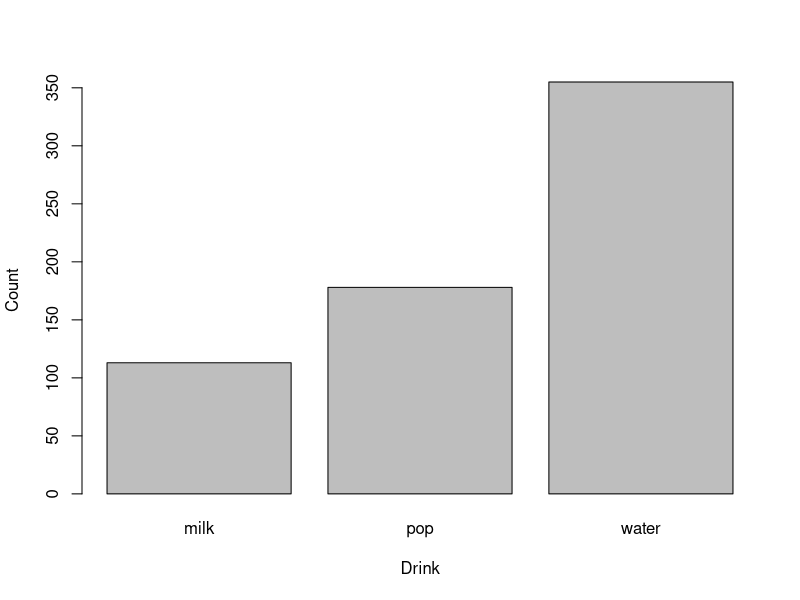
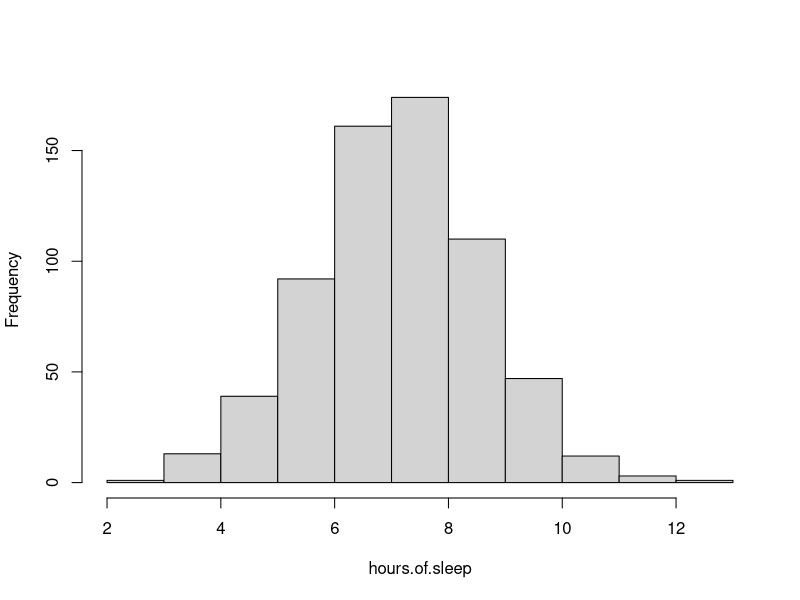
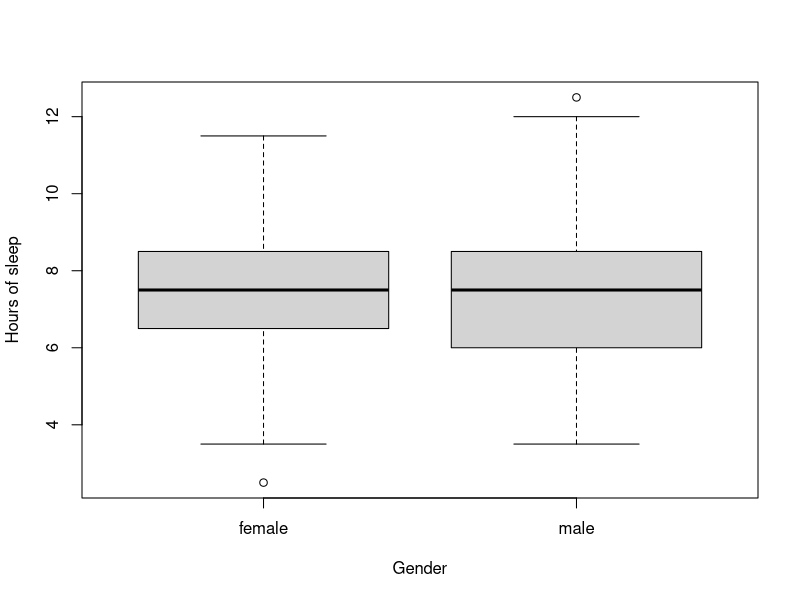
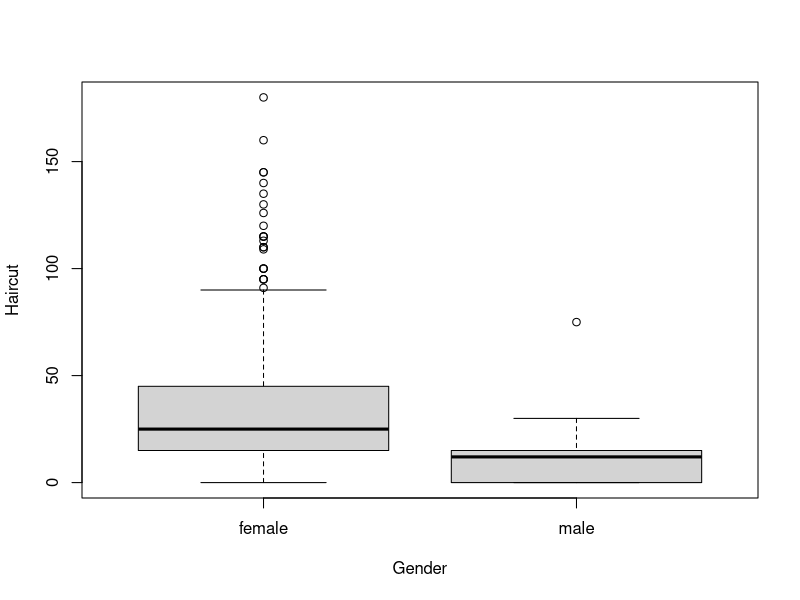
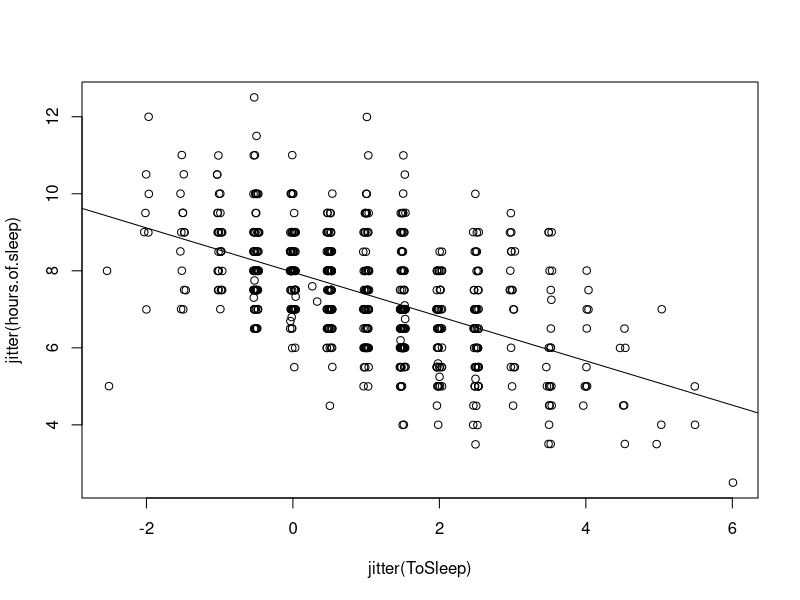
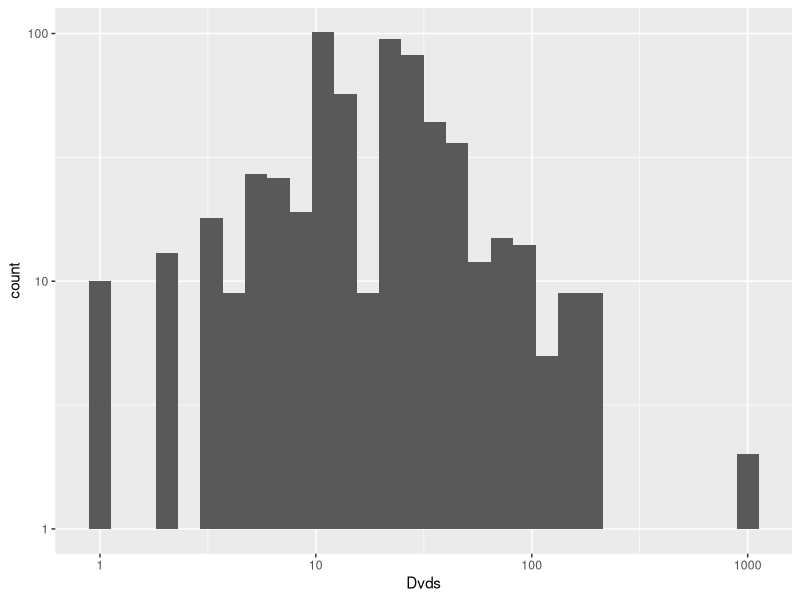
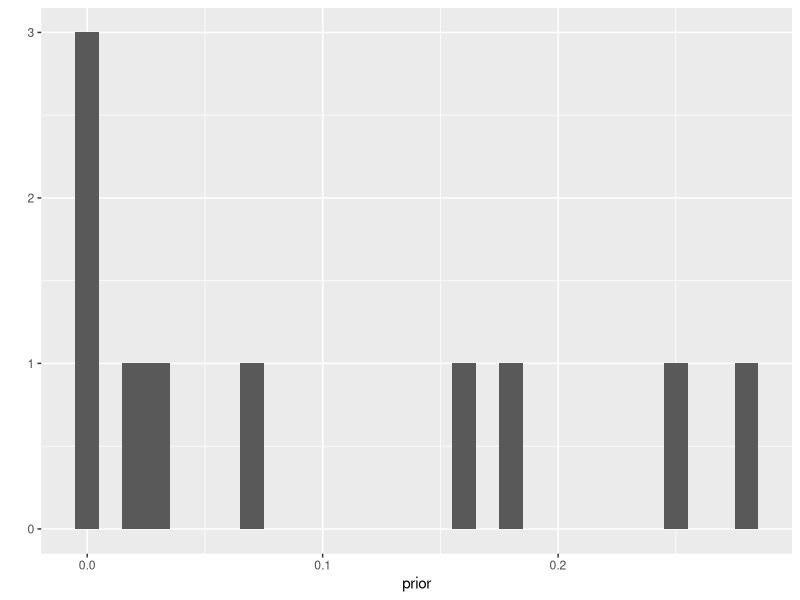
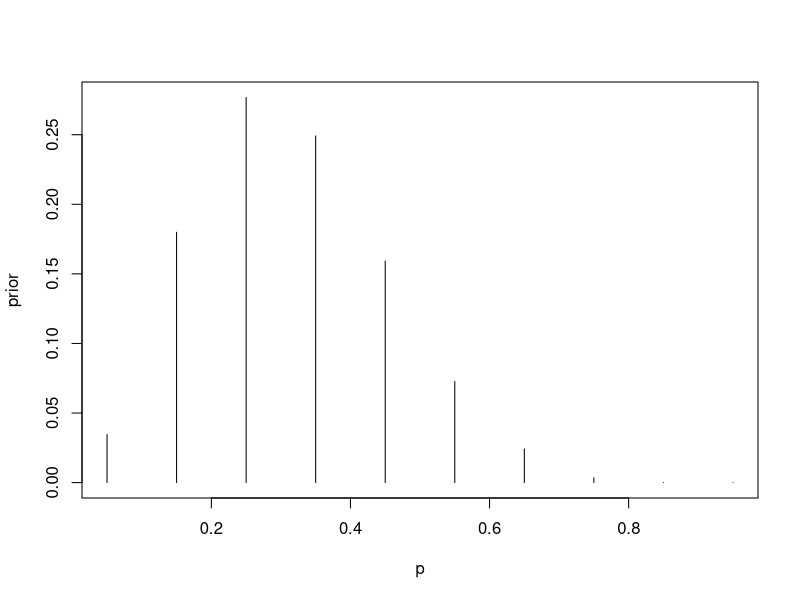

Here is the R script that generated these plots, in order:
# Chapter 1

setwd("/home2/yannick2/github/Spikes/bayesian_computation_with_r")

studentdata = read.table("studentdata.txt", sep="\t", header=TRUE)

attach(studentdata)
barplot(table(Drink), xlab="Drink", ylab="Count")

hours.of.sleep = WakeUp - ToSleep
summary(hours.of.sleep)

hist(hours.of.sleep, main="")
boxplot(hours.of.sleep~Gender, ylab="Hours of sleep")

female.haircut = Haircut[Gender == "female"]
male.haircut = Haircut[Gender == "make"]
boxplot(Haircut~Gender)

plot(jitter(ToSleep), jitter(hours.of.sleep))
fit = lm(hours.of.sleep~ToSleep)
summary(fit)
abline(fit)

fit3 = lm(hours.of.sleep~Gender+ToSleep+Job, data=studentdata)
summary(fit3)

require(ggplot2)

ggplot(data=studentdata, aes(x=Dvds)) + geom_histogram() + scale_y_log10() + scale_x_log10()
table(Dvds)
str(Dvds)


# Chap 2

p = seq(0.05, 0.95, by = 0.1)
prior = c(1, 5.2, 8, 7.2, 4.6, 2.1, 0.7, 0.1, 0, 0)
prior = prior / sum(prior)
qplot(prior, type="h", binwidth=0.01)
plot(p, prior, type="h")

require(LearnBayes)
data=c(11,16)
post = pdisc(p, prior, data)
plot(p, post, type="h")

quantile2 = list(p=0.9, x=0.5)
quantile1 = list(p=0.5, x=0.3)
beta.select(quantile1, quantile2)


data("footballscores")
attach(footballscores)
d = favorite - underdog - spread
n = length(d)
v = sum(d^2)
